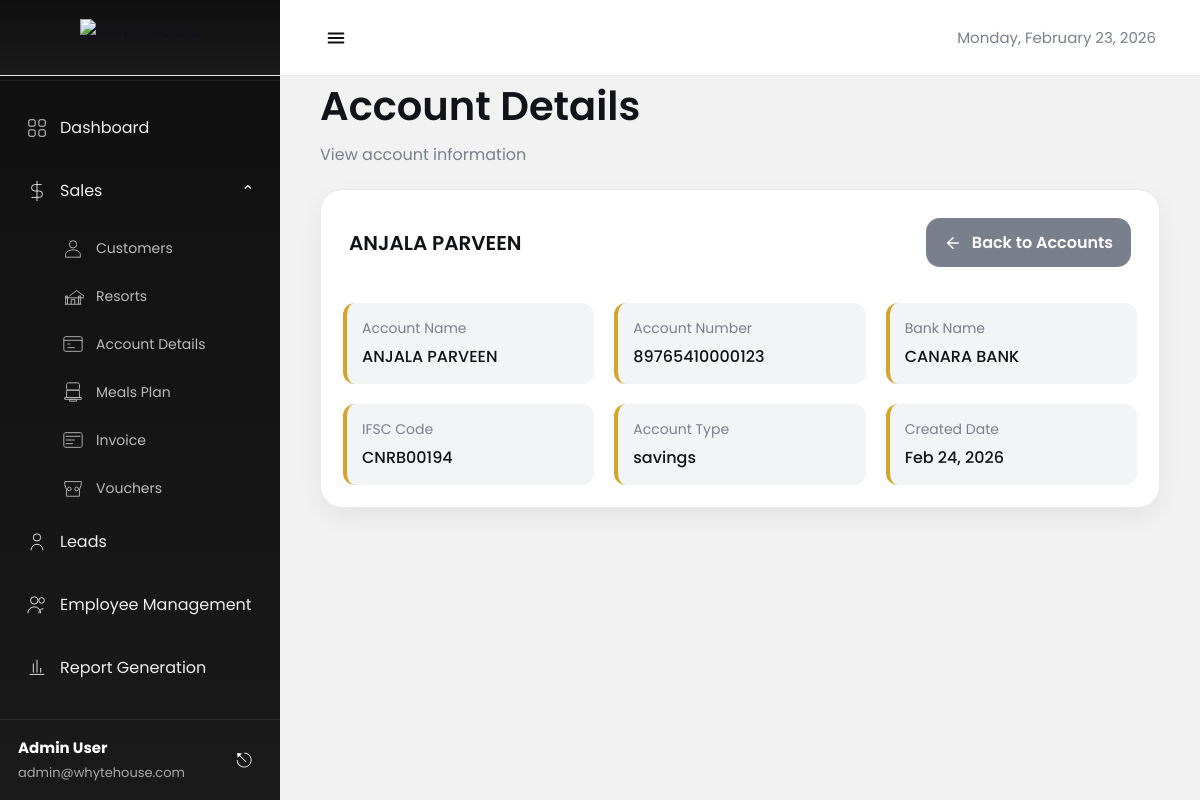
/sales/accounts/1/, run on the app's committed database.
### admin_panel/models.py (models this page shows, shortened)
class Account(models.Model):
    ACCOUNT_TYPE_CHOICES = [
        ('savings', 'Savings'),
        ('current', 'Current'),
        ('checking', 'Checking'),
    ]
    account_name = models.CharField(max_length=255)
    account_number = models.CharField(max_length=50, unique=True)
    bank_name = models.CharField(max_length=255)
    ifsc_code = models.CharField(max_length=11)
    account_type = models.CharField(
        max_length=20,
        choices=ACCOUNT_TYPE_CHOICES,
        default='current'
    )
    created_at = models.DateTimeField(auto_now_add=True)
    updated_at = models.DateTimeField(auto_now=True)
    class Meta:
        ordering = ['-created_at']

### admin_panel/views.py (the view)
# urls.py: path('accounts/<int:account_id>/', views.view_account, name='view_account'),
def view_account(request, account_id):
    try:
        account = Account.objects.get(id=account_id)
        return render(request, 'admin/sales/account/view_account.html', {
            'account': account
        })
    except Account.DoesNotExist:
        messages.error(request, "Account not found.")
        return redirect("sales:account_list")

### templates/admin/sales/account/view_account.html (shortened to what this page needs)
{% load static %}
<!DOCTYPE html>
<html lang="en">
<head>
</head>
<body>
  {% include "admin/header.html" %}
  {% include "admin/sidebar.html" %}
  <main class="main">
    <h1 class="page-title">Account Details</h1>
    <p class="page-sub">View account information</p>
    <section class="card">
      <div class="card-head">
        <h3>{{ account.account_name }}</h3>
        <div class="tools">
          <a href="{% url 'sales:account_list' %}" class="btn-back">
            <svg viewBox="0 0 24 24" fill="none">
              <path d="M19 12H5" stroke="#fff" stroke-width="2" stroke-linecap="round"/>
              <path d="M12 19L5 12L12 5" stroke="#fff" stroke-width="2" stroke-linecap="round" stroke-linejoin="round"/>
            </svg>
            Back to Accounts
          </a>
        </div>
      </div>
      <div class="account-details">
        <div class="detail-item">
          <div class="detail-label">Account Name</div>
          <div class="detail-value">{{ account.account_name }}</div>
        </div>
        <div class="detail-item">
          <div class="detail-label">Account Number</div>
          <div class="detail-value">{{ account.account_number }}</div>
        </div>
        <div class="detail-item">
          <div class="detail-label">Bank Name</div>
          <div class="detail-value">{{ account.bank_name }}</div>
        </div>
        <div class="detail-item">
          <div class="detail-label">IFSC Code</div>
          <div class="detail-value">{{ account.ifsc_code }}</div>
        </div>
        <div class="detail-item">
          <div class="detail-label">Account Type</div>
          <div class="detail-value">{{ account.account_type }}</div>
        </div>
        <div class="detail-item">
          <div class="detail-label">Created Date</div>
          <div class="detail-value">{{ account.created_at|date:"M d, Y" }}</div>
        </div>
      </div>
    </section>
  </main>
</body>
</html>

### templates/admin/sales/account/view_account.html (style rules this page uses)
:root { --bg:#f6f7fb; --card:#ffffff; --border:#ececf2; --text:#111318; --muted:#7a7f8c; --input:#f3f4f6; --shadow:0 10px 24px rgba(17,19,24,.06); --accent:#d4a42f; --danger:#e11d48; }
* { box-sizing:border-box;margin:0;padding:0;font-family:"Poppins",sans-serif }
body { background:var(--bg);color:var(--text) }
.main { margin-left:280px; padding:0px 40px 60px; margin-top:0px; }
.page-title { font-size:40px; font-weight:600; margin-bottom:6px; }
.page-sub { color:var(--muted); font-size:16px; margin-bottom:22px; }
.card { background:var(--card); border:1px solid var(--border); border-radius:22px; box-shadow:var(--shadow); padding:22px; }
.card-head { display:flex; align-items:center; justify-content:space-between; gap:14px; padding:6px 6px 16px; }
.card-head h3 { font-size:20px; font-weight:600; }
.tools { display:flex; align-items:center; gap:14px; flex-wrap:wrap; }
.account-details { display: grid; grid-template-columns: repeat(auto-fit, minmax(250px, 1fr)); gap: 20px; margin-top: 20px; }
.detail-item { background: var(--input); padding: 15px; border-radius: 12px; border-left: 4px solid var(--accent); }
.detail-label { font-size: 14px; color: var(--muted); margin-bottom: 5px; }
.detail-value { font-size: 16px; font-weight: 500; color: var(--text); }
.btn-back { display:inline-flex; align-items:center; gap:10px; background:var(--muted); color:#fff; border:none; border-radius:14px; padding:12px 18px; font-weight:600; cursor:pointer; text-decoration:none; }
.btn-back svg { width:18px;height:18px }

### templates/admin/header.html (style rules this page uses)
:root { --sidebarW:280px; --hdrH:76px; --dark1:#0f0f10; --dark2:#1a1a1b; --text:#111318; --muted:#7a7f8c; --border:#e9eaef; }
* { box-sizing:border-box }

### templates/admin/sidebar.html (style rules this page uses)
* { margin:0; padding:0; box-sizing:border-box; font-family: "Poppins", sans-serif; }
body { background:#f2f2f2; }

### data on the page
Account: account_name "ANJALA PARVEEN", account_number "89765410000123", bank_name "CANARA BANK", ifsc_code "CNRB00194", account_type "savings", created_at "Feb 24, 2026"
